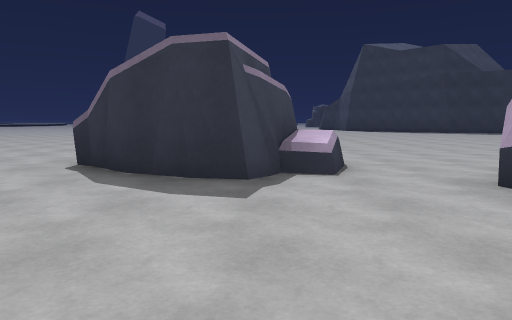
View 1 (above)

24 first-person views from a walk through a 3-D level made in the Unity game engine. The camera is 1.2 m above the floor, tilts 6° down and sees 70° across. The floor is counted in squares, 2 m on a side. Each view is taken from the middle of a square. On the plan, view 1 faces up. The plan holds only what a view shows up to about 10 squares ahead; the rest is blank. The place goes on beyond the plan.

View 2
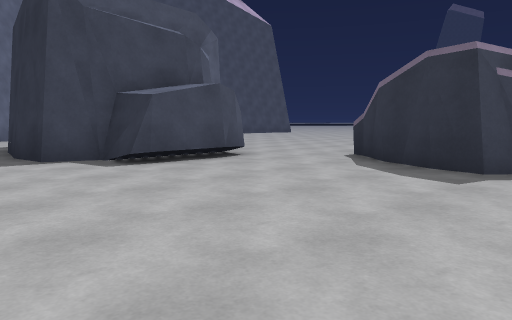

View 3
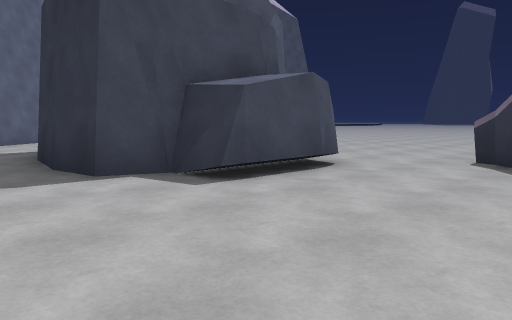

View 4
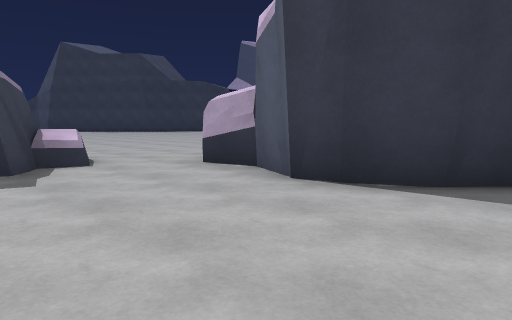

View 5
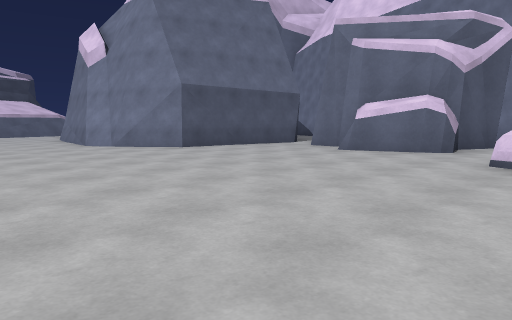

View 6
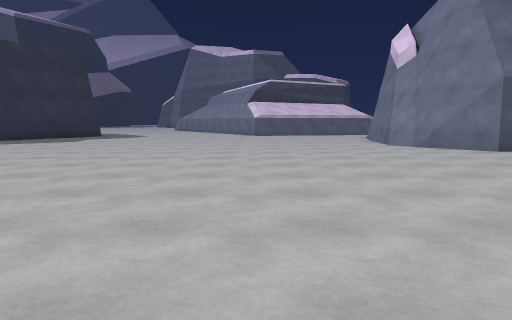

View 7
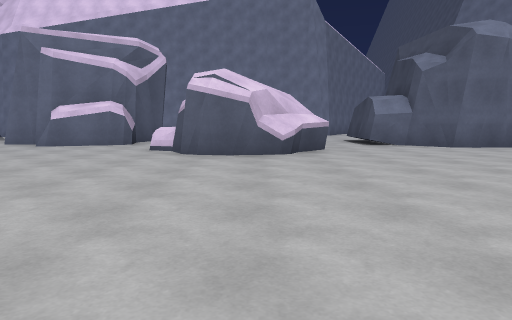

View 8
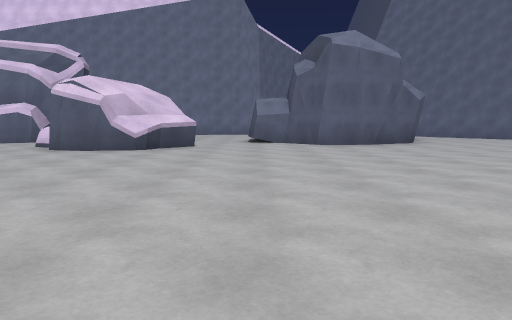

View 9
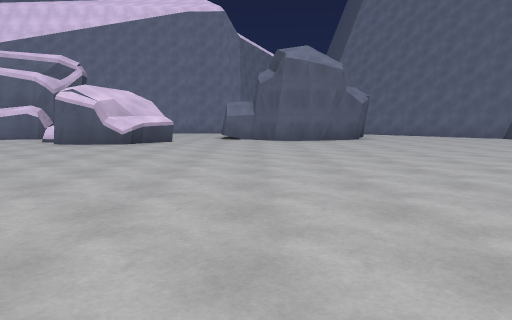

View 10
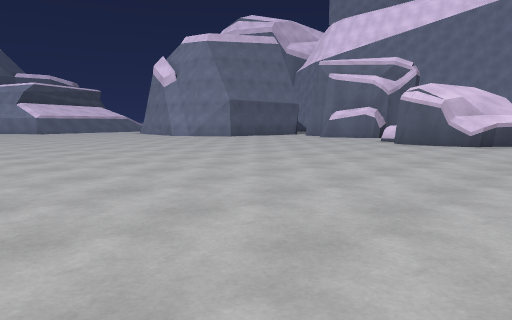

View 11
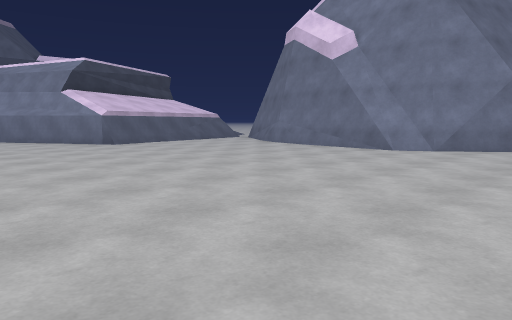

View 12
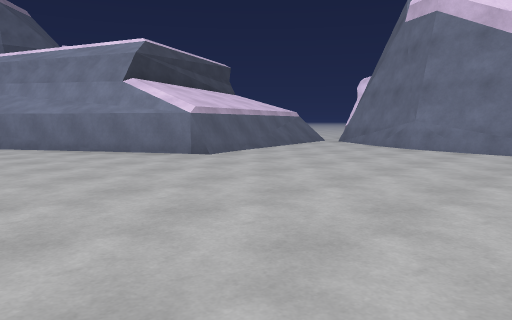

View 13
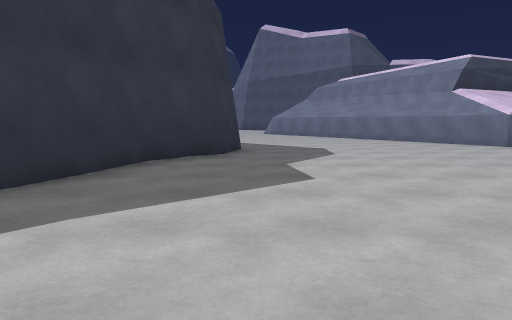

View 14
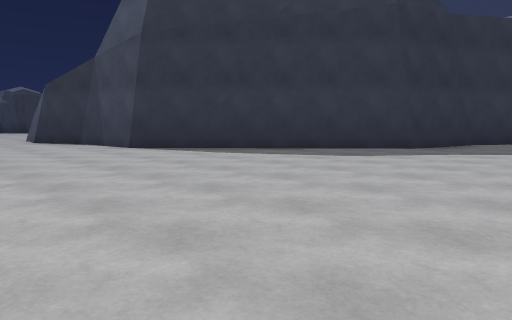

View 15
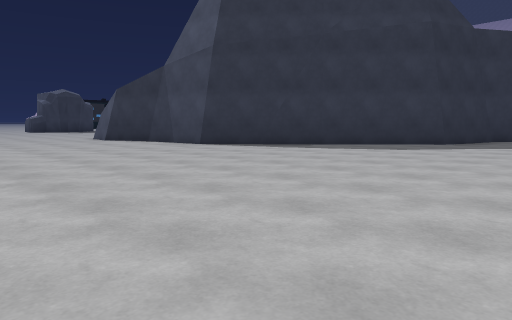

View 16
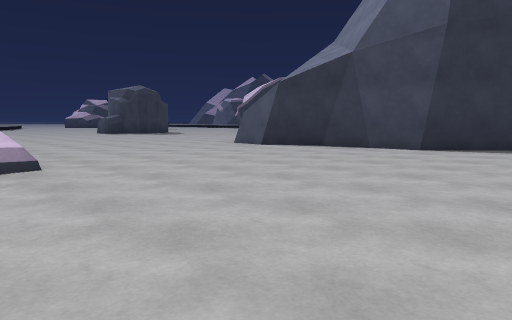

View 17
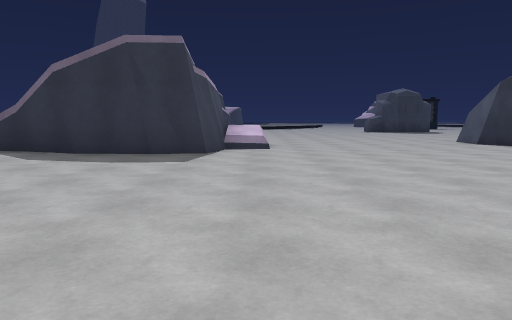

View 18
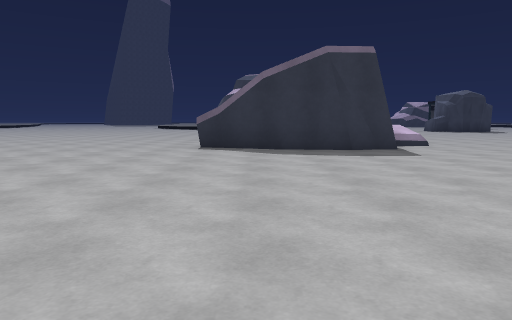

View 19
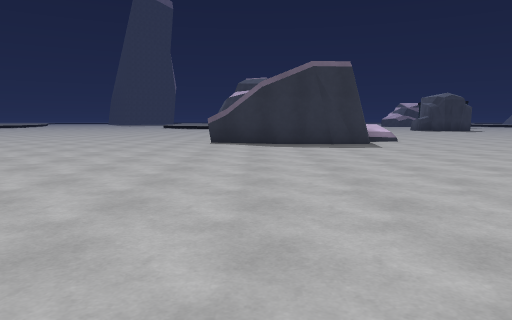

View 20
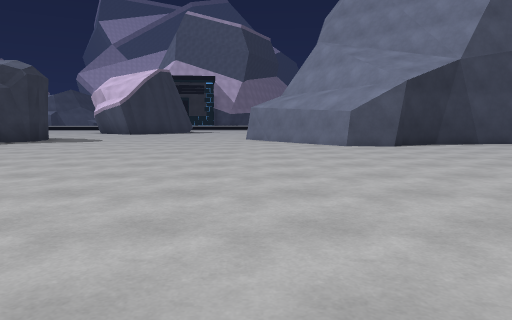

View 21
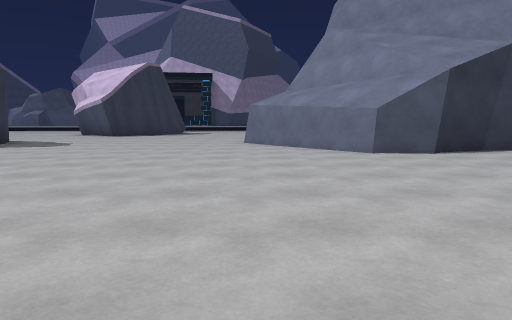

View 22
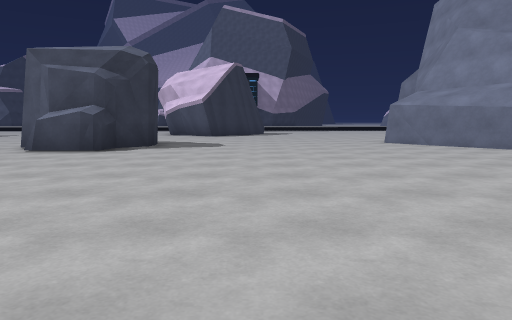

View 23
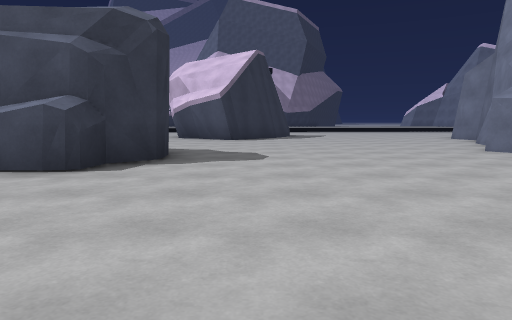

View 24
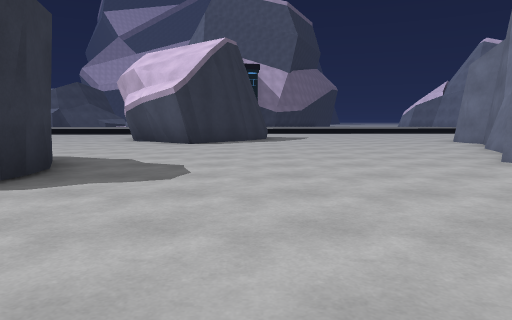

### Floor plan
Points are (right, up) in squares from view 1. A wall is a line through its corners. A room is listed if a view was taken in it or the views show most of it. See-through windows are left out.
Room 1 (views 1, 2, 3, 4)
walls: (-3.8, 1.7) (-4.7, 1.6); (-3.8, 1.9) (-3.9, 1.5) (-4.7, 1.5) (-5.1, 0.6) (-5.6, 0.6); (-3.8, 3.2) (-3.8, 1.5); (-5.1, 0.6) (-6.2, 0.5); (-3.9, 3.6) (-3.8, 2.9); (-0.6, 4) (-1.6, 4.4); (0, 3.8) (-0.7, 4); (0.3, 4.4) (-0.2, 3.8); (-6.1, 0.5) (-7.7, 0.7); (2.5, 0.1) (2, 1); (2.5, 2.5) (2.2, 3.4); (2.5, 2.6) (2.4, 3.5) (2.8, 3.7); (2.9, -0.1) (2.5, 0.1) (2.1, 0.7) (2, 1.4) (2.6, 2.8) (2.4, 3.5); (0.7, 5.5) (0, 3.8) (-0.9, 4); (3.1, -0.3) (2.4, 0.2); (2.7, 3.7) (4, 4.1)
low walls: (1.2, 5.2) (0.9, 4.4); (1.3, 5.2) (1, 4.4)
ways out: opening at (-2.5, 4) to room 2; opening at (2.5, 5.5) to room 2
Room 2 (views 5, 6, 7, 8, 9, 10, 11, 12, 13, 14, 15, 16, 17, 18, 19, 20, 21, 22, 23, 24)
walls: (-2.3, 24.9) (-3.2, 24.8); (-1.6, 26) (-2, 25) (-2.8, 24.9); (5.7, 26) (5.1, 27.3) (4.9, 27.6) (5, 28.5); (-3, 24.9) (-4.5, 24.9) (-5.8, 25.4); (-1.9, 27.8) (-1.9, 25.9); (5.4, 28.9) (8.5, 31.3); (-5.7, 25.4) (-6.4, 25.5); (12.4, 18.6) (10.2, 19.3) (5.9, 24) (5.6, 26.3); (13.5, 18) (12.2, 18.8); (10, 30.2) (11.4, 29.7); (10.6, 29.7) (12.4, 29); (12.2, 29.1) (12.9, 28.8); (15, 17.4) (13.8, 17.6) (13.3, 18.1); (-0.3, 6.5) (0.1, 6.4); (0.3, 6.1) (0.7, 5.4); (-1.7, 6.3) (-0.8, 6.6); (-1.7, 6.3) (-0.8, 6.5); (8.9, 7) (9.6, 7.4); (9.5, 7.3) (9.8, 7.4) (13.2, 6.9) (15.1, 5.7); (-1.7, 5.8) (-0.9, 6.6); (8.4, 6.7) (8.7, 6.9) (9.5, 6.9); (9.2, 7) (10.1, 7.5); (9.6, 7.2) (10.2, 7.3); (-2.2, 4.9) (-2.5, 5.1) (-1.8, 5.9) (-1.7, 6.2) (-1.1, 6.6) (0, 6.5) (0.5, 6.2); (-1.6, 4.4) (-2.3, 4.9) (-1.5, 6); (4, 4.1) (4.4, 3.4) (5.6, 3.3); (16.4, 11.4) (17.6, 12.1); (7.1, 3.8) (7.4, 6) (8.3, 6.7); (-7.2, 4.5) (-6.1, 4.6); (13.1, 36.7) (12.7, 36.8) (13.1, 37.4); (13.1, 36.7) (12.7, 36.9); (-7.6, 4.2) (-7.2, 4.5) (-6.4, 4.6) (-5.7, 4.6) (-4.9, 3.7) (-3.9, 3.6); (16.6, 7.4) (15.5, 10.9) (15.8, 11.1); (-8.3, 3.9) (-7, 4.5)
low walls: (8.4, 7) (9.5, 7.6); (0.7, 5.6) (1.3, 5.3); (0.7, 5.4) (1.2, 5.2); (10.1, 7.5) (12.2, 7.2)
ways out: opening at (-2.5, 4) to room 1; opening at (2.5, 5.5) to room 1
objects: rock (6, 38) to (8, 39)

Positions as (right, up) in squares from view 1, and headings:
1: (0, 0), facing up
2: (1, -1), facing up-left
3: (-1, -1), facing up-left
4: (-1, -1), facing up-right
5: (0, 11), facing down-right
6: (0, 11), facing right
7: (-1, 13), facing down
8: (-4, 14), facing down
9: (-5, 16), facing down
10: (-4, 16), facing down-right
11: (6, 15), facing down-right
12: (10, 15), facing down-right
13: (7, 17), facing right
14: (2, 16), facing up-right
15: (0, 16), facing up-right
16: (-2, 21), facing up-right
17: (-1, 18), facing up
18: (-5, 17), facing up
19: (-5, 15), facing up
20: (-4, 31), facing right
21: (-2, 31), facing right
22: (-2, 35), facing right
23: (1, 36), facing right
24: (3, 35), facing right
